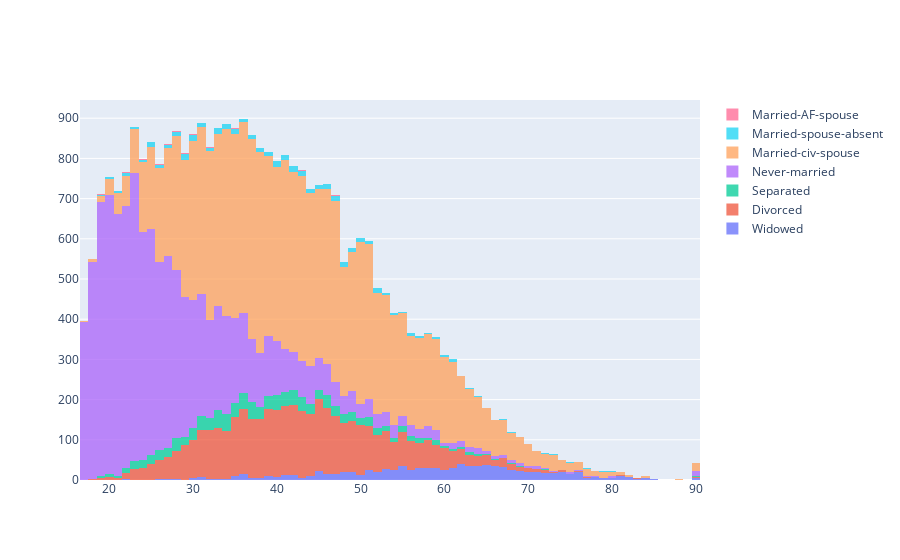

The code cell stored with this chart in its notebook:
### Code cell
plot_2d_category_vs_numeric(df, "marital.status", "age")

### Figure 1 — Plotly figure (JSON) as saved in the notebook; plotly's stock layout.template omitted (floating-point values rounded to 4 significant figures; data arrays with more than 128 entries replaced by an {"elided": "..."} marker saying what was removed)
{"data": [{"name": "Widowed", "opacity": 0.75, "type": "histogram", "x": {"elided": "993 int values"}}, {"name": "Divorced", "opacity": 0.75, "type": "histogram", "x": {"elided": "4443 int values"}}, {"name": "Separated", "opacity": 0.75, "type": "histogram", "x": {"elided": "1025 int values"}}, {"name": "Never-married", "opacity": 0.75, "type": "histogram", "x": {"elided": "10683 int values"}}, {"name": "Married-civ-spouse", "opacity": 0.75, "type": "histogram", "x": {"elided": "14976 int values"}}, {"name": "Married-spouse-absent", "opacity": 0.75, "type": "histogram", "x": {"elided": "418 int values"}}, {"name": "Married-AF-spouse", "opacity": 0.75, "type": "histogram", "x": [40, 75, 19, 28, 19, 30, 26, 47, 30, 30, 27, 32, 43, 24, 34, 35, 29, 29, 26, 35, 38, 29, 22]}], "layout": {"autosize": true, "barmode": "stack", "xaxis": {"autorange": true, "range": [16.5, 90.5], "type": "linear"}, "yaxis": {"autorange": true, "range": [0, 945.3]}}}
